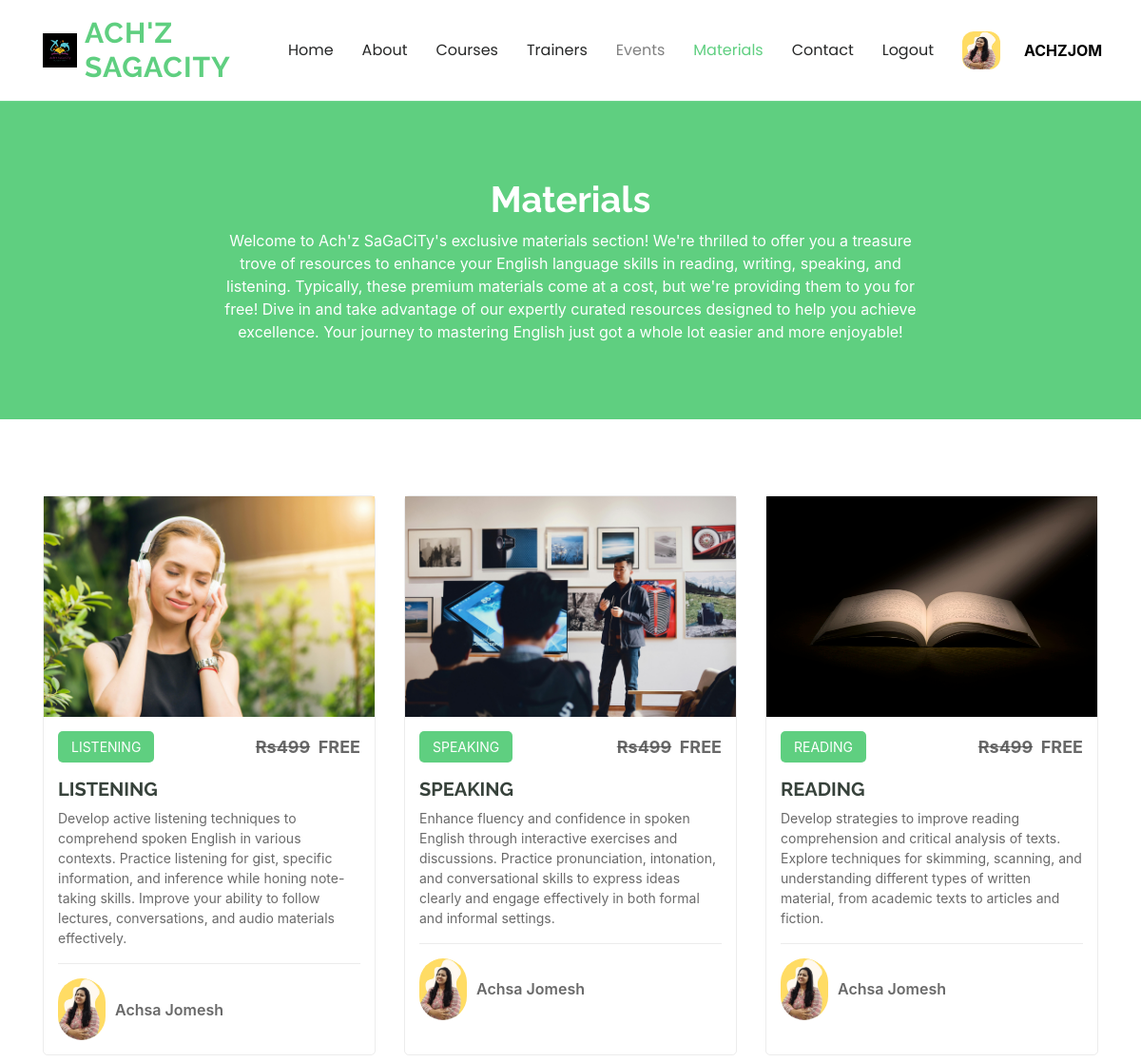
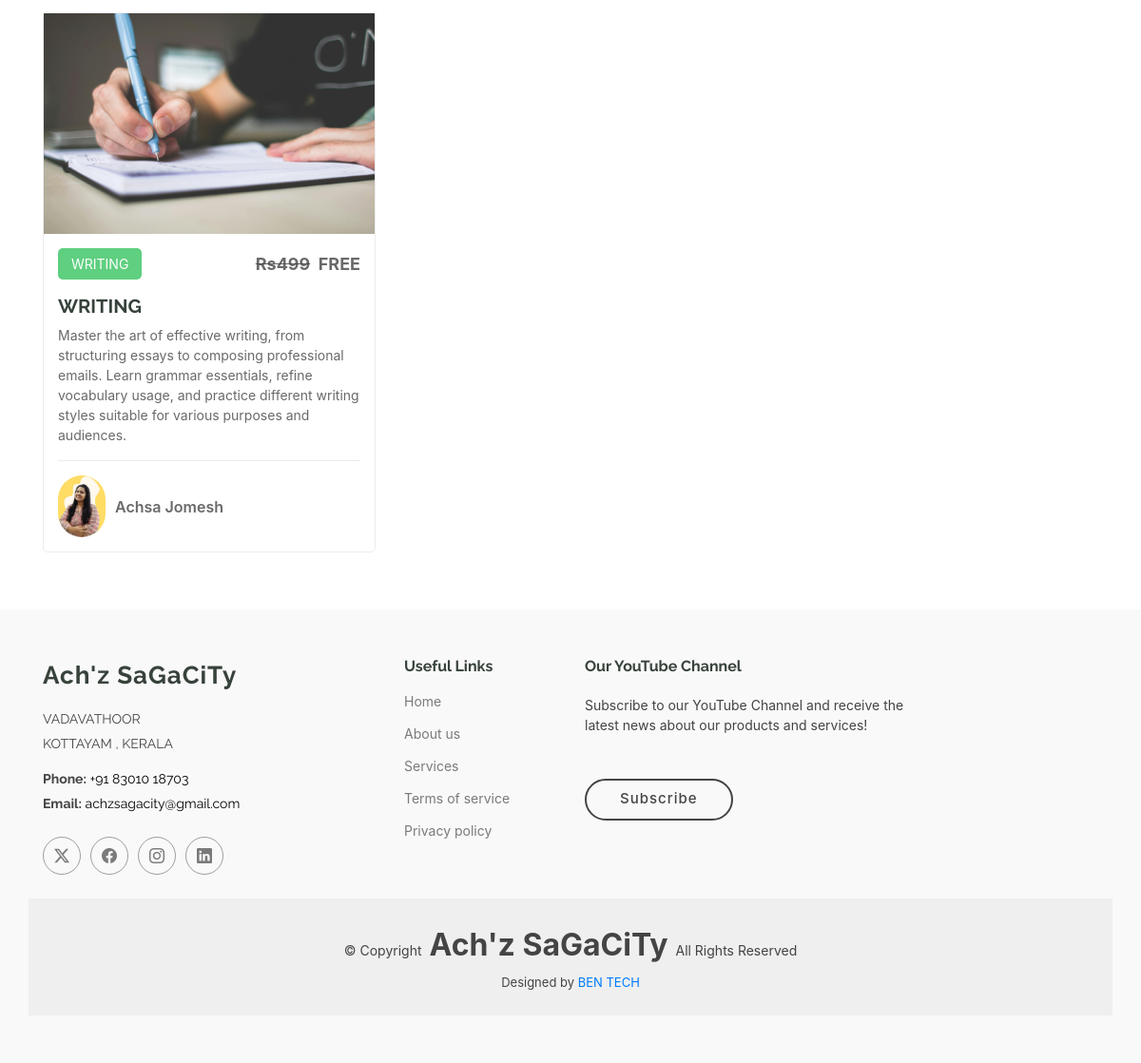
The app's page /materials/ (signed in) with its own data (2 pictures, top to bottom).
### user/models.py (models this page shows, shortened)
class Customer(models.Model):
    LIVE = 0
    DELETE = 0
    DELETE_CHOICES = ((LIVE,'Live'),(DELETE,'Delete'))
    name = models.CharField(max_length=200)
    user = models.OneToOneField(User,on_delete=models.CASCADE,related_name='customer_profile')
    image = models.ImageField(upload_to='images/user_image/',null=True)
    address = models.TextField()
    place = models.CharField(max_length=30)
    pin = models.CharField(max_length=10)
    dob = models.DateField(null=True)
    deleted_status = models.IntegerField(choices=DELETE_CHOICES ,default=LIVE)
    created_at = models.DateTimeField(auto_now_add=True)
    updated_at = models.DateTimeField(auto_now = True)

### cources/models.py (models this page shows)
class Skills(models.Model):
    SKILL_CHOICES = [
        ('LISTENING', 'Listening'),
        ('SPEAKING', 'Speaking'),
        ('READING', 'Reading'),
        ('WRITING','Writing'),
    ]
    name = models.CharField(max_length=50, choices=SKILL_CHOICES, unique=True)
    description = models.TextField(default="Default description")
    price = models.CharField(max_length=10,default=499)
    author_name = models.CharField(max_length=100,default='Achsa Jomesh')
    skill_image = models.ImageField(upload_to='images/courses/',null=True)
    def __str__(self):
        return self.name

### cources/views.py (the view)
# urls.py: path('materials/', views.Materials, name='materials'),
def Materials(request):
    skills = Skills.objects.all()
    print(skills)
    return render(request, "materials.html", {'skills': skills})

### cources/templates/materials.html (shortened to what this page needs)
{% load static %}
<!DOCTYPE html>
<html lang="en">
    <!DOCTYPE html>
    <html lang="en">
    <head>
      <link href="{% static 'assets/vendor/aos/aos.css' %}" rel="stylesheet">
      <link href="{% static 'assets/vendor/glightbox/css/glightbox.min.css' %}" rel="stylesheet">
      <link href="{% static 'assets/vendor/swiper/swiper-bundle.min.css' %}" rel="stylesheet">
      <link href="{% static 'assets/css/main.css' %}" rel="stylesheet">
    </head>
<body>
    {% include 'top.html' %}
    <main class="main">
        <div class="page-title" data-aos="fade">
            <div class="heading">
                <div class="container">
                    <div class="row d-flex justify-content-center text-center">
                        <div class="col-lg-8">
                            <h1>Materials</h1>
                            <p class="mb-0">
                                Welcome to Ach'z SaGaCiTy's exclusive materials section! We're thrilled to offer you a treasure trove of resources to enhance
                                your English language skills in reading, writing, speaking, and listening. Typically, these premium materials come at a cost,
                                but we're providing them to you for free! Dive in and take advantage of our expertly curated resources designed to help you
                                achieve excellence. Your journey to mastering English just got a whole lot easier and more enjoyable!
                            </p>
                        </div>
                    </div>
                </div>
            </div>
        </div>
    </main>
<section id="courses" class="courses section">
    <div class="container">
        <div class="row">
            {% for skill in skills %}
            <div class="col-lg-4 col-md-6 d-flex align-items-stretch" data-aos="zoom-in" data-aos-delay="100" style="margin-top: 20px;">
                <div class="course-item">
                    <img src="{{ skill.skill_image.url }}" class="img-fluid" alt="...">
                    <div class="course-content">
                        <div class="d-flex justify-content-between align-items-center mb-3">
                            <p class="category">{{ skill.name }}</p>
                            <p class="price"><s>Rs499</s>&nbsp;&nbsp;FREE</p>
                        </div>
                        <h3><a href="#" onclick="showPopup('{{ skill.name }}')">{{ skill.name }}</a></h3>
                        <p class="description">{{ skill.description }}</p>
                        <div class="trainer d-flex justify-content-between align-items-center">
                            <div class="trainer-profile d-flex align-items-center">
                                <img src="{% static 'banner/images/achsa.png' %}" class="img-fluid" alt="">
                                <a href="#" class="trainer-link">{{ skill.author_name }}</a>
                            </div>
                        </div>
                    </div>
                </div>
            </div>
            {% empty %}
                <h3>Nothing to display.</h3>
            {% endfor %}
        </div>
    </div>
</section>
     {% include 'footer.html' %}
</body>
</html>

### home/templates/top.html (shortened to what this page needs)
{% load static %}
<!DOCTYPE html>
<html lang="en">
<head>
  <link href="{% static 'assets/vendor/bootstrap/css/bootstrap.min.css' %}" rel="stylesheet">
  <link href="{% static 'assets/vendor/bootstrap-icons/bootstrap-icons.css' %}" rel="stylesheet">
  <link href="{% static 'assets/css/main.css' %}" rel="stylesheet">
</head>
<body>
<header id="header" class="header d-flex align-items-center sticky-top">
  <div class="container-fluid container-xl position-relative d-flex align-items-center">
    <a href="{% url 'home' %}" class="logo d-flex align-items-center me-auto text-decoration-none">
        <img src="{% static 'banner/logo/logo.jpg' %}" alt="">
        <h1 class="sitename">
            <span>Ach'z</span><br>
            <span>SaGaCiTy</span>
        </h1>
    </a>
      <nav id="navmenu" class="navmenu">
          <ul>
              <li><a href="{% url 'home' %}" style="text-decoration: none;">Home</a></li>
              <li><a href="{% url 'about' %}" style="text-decoration: none;">About</a></li>
              <li><a href="{% url 'courses' %}" style="text-decoration: none;">Courses</a></li>
              <li><a href="{% url 'trainers' %}" style="text-decoration: none;">Trainers</a></li>
              <li><a href="" style="color: gray; text-decoration: none;" >Events</a></li>
              <li><a href="{% url 'materials' %}" style="text-decoration: none;">Materials</a></li>
              <li><a href="{% url 'contact' %}" style="text-decoration: none;">Contact</a></li>
              {% if user.is_authenticated %}
                <li><a href="{% url 'logout' %}">Logout</a></li>
                <a href="#">
                    <img src="{{ user.customer_profile.image.url }}" style="height: 40px; width: 40px; border-radius: 30%;">
                </a>
                <b style="color: black; font-size: medium; margin-left: 10px;">{{ user.username }}</b>
                {% else %}
                <a class="btn-getstarted" href="{% url 'account' %}">Login</a>
              {% endif %}
          </ul>
      </nav>
      <div class="btn-getstarted" style="background-color: #fff; display: flex; box-shadow: 1px 1px 1px 1px solid black;">
    </div>
  </div>
</header>
</body>
</html>

### home/static/assets/css/main.css (style rules this page uses)
:root { --default-font: "Open Sans", system-ui, -apple-system, "Segoe UI", Roboto, "Helvetica Neue", Arial, "Noto Sans", "Liberation Sans", sans-serif, "Apple Color Emoji", "Segoe UI Emoji", "Segoe UI Symbol", "Noto Color Emoji"; --heading-font: "Raleway", sans-serif; --nav-font: "Poppins", sans-serif; }
:root { --background-color: #ffffff; --default-color: #444444; --heading-color: #37423b; --accent-color: #5fcf80; --contrast-color: #ffffff; }
:root { --nav-color: #272828; --nav-hover-color: #5fcf80; --nav-dropdown-background-color: #ffffff; --nav-dropdown-color: #272828; --nav-dropdown-hover-color: #5fcf80; }
:root { scroll-behavior: smooth; }
body { color: var(--default-color); background-color: var(--background-color); font-family: var(--default-font); }
a { color: var(--accent-color); text-decoration: none; transition: 0.3s; }
h1, h2, h3, h4, h5, h6 { color: var(--heading-color); font-family: var(--heading-font); }
.header { color: var(--default-color); background-color: var(--background-color); padding: 15px 0; transition: all 0.5s; z-index: 997; }
.header .logo { line-height: 1; }
.header .logo img { max-height: 36px; margin-right: 8px; }
.header .logo h1 { font-weight: 700; font-size: 30px; margin: 0; letter-spacing: 1px; text-transform: uppercase; color: var(--accent-color); }
.header .btn-getstarted, .header .btn-getstarted:focus { color: var(--contrast-color); background: var(--accent-color); font-size: 14px; padding: 8px 25px; margin: 0 0 0 30px; border-radius: 50px; transition: 0.3s; }
@media (max-width: 1200px) { .header .logo { order: 1; } }
@media (max-width: 1200px) { .header .btn-getstarted { order: 2; margin: 0 15px 0 0; padding: 6px 15px; } }
@media (max-width: 1200px) { .header .navmenu { order: 3; } }
@media (min-width: 1200px) { .navmenu { padding: 0; } }
@media (min-width: 1200px) { .navmenu ul { margin: 0; padding: 0; display: flex; list-style: none; align-items: center; } }
@media (min-width: 1200px) { .navmenu li { position: relative; } }
@media (min-width: 1200px) { .navmenu a, .navmenu a:focus { color: var(--nav-color); padding: 18px 15px; font-size: 16px; font-family: var(--nav-font); font-weight: 400; display: flex; align-items: center; justify-content: space-between; white-space: nowrap; transition: 0.3s; text-decoration: none; } }
@media (min-width: 1200px) { .navmenu li:hover>a, .navmenu .active, .navmenu .active:focus { color: var(--nav-hover-color); } }
.page-title { --default-color: var(--contrast-color); --background-color: var(--accent-color); --heading-color: var(--contrast-color); color: var(--default-color); background-color: var(--background-color); position: relative; }
.page-title .heading { padding: 80px 0; border-top: 1px solid color-mix(in srgb, var(--default-color), transparent 90%); }
.page-title .heading h1 { font-size: 38px; font-weight: 700; }
section, .section { color: var(--default-color); background-color: var(--background-color); padding: 60px 0; scroll-margin-top: 900px; overflow: clip; }
.courses .course-item { border-radius: 5px; border: 1px solid color-mix(in srgb, var(--default-color), transparent 90%); }
.courses .course-content { padding: 15px; }
.courses .course-content h3 { font-weight: 700; font-size: 20px; }
.courses .course-content h3 a { color: var(--heading-color); transition: 0.3s; }
.courses .course-content .category { background: var(--accent-color); color: var(--contrast-color); font-size: 14px; padding: 6px 14px; margin: 0; border-radius: 5px; }
.courses .course-content .price { margin: 0; font-weight: 700; font-size: 18px; color: color-mix(in srgb, var(--default-color), transparent 20%); }
.courses .course-content .description { font-size: 14px; color: color-mix(in srgb, var(--default-color), transparent 20%); }
.courses .trainer { padding-top: 15px; border-top: 1px solid color-mix(in srgb, var(--default-color), transparent 90%); }
.courses .trainer .trainer-profile img { max-width: 50px; border-radius: 50px; }
.courses .trainer .trainer-profile .trainer-link { padding-left: 10px; font-weight: 600; font-size: 16px; color: color-mix(in srgb, var(--default-color), transparent 20%); transition: 0.3s; }

### home/templates/top.html (style rules this page uses)
.logo { display: flex; align-items: center; text-decoration: none; }
.sitename { font-size: 2rem; }

### records on screen
Skills: skill_image (picture), name "LISTENING", description "Develop active listening techniques to comprehend spoken English in various contexts. Practice listening for gist, specific information, and inference while honing note-taking skills. Improve your ability to follow lectures, conversations, and audio materials effectively.", author_name "Achsa Jomesh"
Skills: skill_image (picture), name "SPEAKING", description "Enhance fluency and confidence in spoken English through interactive exercises and discussions. Practice pronunciation, intonation, and conversational skills to express ideas clearly and engage effectively in both formal and informal settings.", author_name "Achsa Jomesh"
Skills: skill_image (picture), name "READING", description "Develop strategies to improve reading comprehension and critical analysis of texts. Explore techniques for skimming, scanning, and understanding different types of written material, from academic texts to articles and fiction.", author_name "Achsa Jomesh"
Skills: skill_image (picture), name "WRITING", description "Master the art of effective writing, from structuring essays to composing professional emails. Learn grammar essentials, refine vocabulary usage, and practice different writing styles suitable for various purposes and audiences.", author_name "Achsa Jomesh"

### other values on screen
{{ user.username }} "ACHZJOM"
